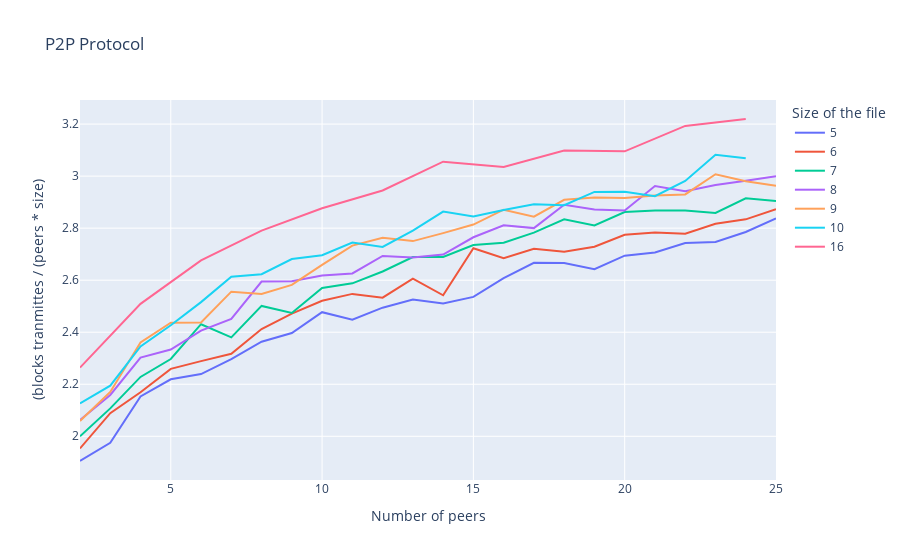

Write notebook code for a chart like this one.
### Code cell
import pandas as pd
import plotly.express as px

df = pd.read_csv('p2p.csv', delimiter=";")
df = df.query('K <= 25 and N >= 5')
fig = px.line(df, x = 'K', y = 'rate', color='N', title='P2P Protocol',
             labels = {'K': 'Number of peers',
                        'rate' : '(blocks tranmittes / (peers * size)',
                         'N': 'Size of the file'})
fig.show()

### Figure 1 — Plotly figure (JSON) as saved in the notebook; plotly's stock layout.template omitted (floating-point values rounded to 4 significant figures)
{"data": [{"hovertemplate": "Size of the file=5<br>Number of peers=%{x}<br>(blocks tranmittes / (peers * size)=%{y}<extra></extra>", "legendgroup": "5", "line": {"color": "#636efa", "dash": "solid"}, "marker": {"symbol": "circle"}, "mode": "lines", "name": "5", "orientation": "v", "showlegend": true, "type": "scatter", "x": [2, 3, 4, 5, 6, 7, 8, 9, 10, 11, 12, 13, 14, 15, 16, 17, 18, 19, 20, 21, 22, 23, 24, 25], "xaxis": "x", "y": [1.905, 1.975, 2.153, 2.219, 2.239, 2.296, 2.364, 2.397, 2.477, 2.448, 2.494, 2.526, 2.511, 2.536, 2.608, 2.667, 2.666, 2.642, 2.694, 2.707, 2.743, 2.747, 2.785, 2.837], "yaxis": "y"}, {"hovertemplate": "Size of the file=6<br>Number of peers=%{x}<br>(blocks tranmittes / (peers * size)=%{y}<extra></extra>", "legendgroup": "6", "line": {"color": "#EF553B", "dash": "solid"}, "marker": {"symbol": "circle"}, "mode": "lines", "name": "6", "orientation": "v", "showlegend": true, "type": "scatter", "x": [2, 3, 4, 5, 6, 7, 8, 9, 10, 11, 12, 13, 14, 15, 16, 17, 18, 19, 20, 21, 22, 23, 24, 25], "xaxis": "x", "y": [1.953, 2.089, 2.169, 2.259, 2.289, 2.317, 2.412, 2.471, 2.521, 2.547, 2.533, 2.606, 2.542, 2.723, 2.685, 2.721, 2.709, 2.729, 2.775, 2.783, 2.779, 2.817, 2.834, 2.873], "yaxis": "y"}, {"hovertemplate": "Size of the file=7<br>Number of peers=%{x}<br>(blocks tranmittes / (peers * size)=%{y}<extra></extra>", "legendgroup": "7", "line": {"color": "#00cc96", "dash": "solid"}, "marker": {"symbol": "circle"}, "mode": "lines", "name": "7", "orientation": "v", "showlegend": true, "type": "scatter", "x": [2, 3, 4, 5, 6, 7, 8, 9, 10, 11, 12, 13, 14, 15, 16, 17, 18, 19, 20, 21, 22, 23, 24, 25], "xaxis": "x", "y": [2, 2.107, 2.228, 2.297, 2.431, 2.38, 2.501, 2.474, 2.57, 2.588, 2.633, 2.689, 2.689, 2.735, 2.744, 2.783, 2.834, 2.81, 2.862, 2.868, 2.867, 2.858, 2.915, 2.905], "yaxis": "y"}, {"hovertemplate": "Size of the file=8<br>Number of peers=%{x}<br>(blocks tranmittes / (peers * size)=%{y}<extra></extra>", "legendgroup": "8", "line": {"color": "#ab63fa", "dash": "solid"}, "marker": {"symbol": "circle"}, "mode": "lines", "name": "8", "orientation": "v", "showlegend": true, "type": "scatter", "x": [2, 3, 4, 5, 6, 7, 8, 9, 10, 11, 12, 13, 14, 15, 16, 17, 18, 19, 20, 21, 22, 23, 24, 25], "xaxis": "x", "y": [2.063, 2.159, 2.302, 2.333, 2.406, 2.451, 2.595, 2.596, 2.618, 2.626, 2.693, 2.687, 2.699, 2.765, 2.811, 2.8, 2.89, 2.872, 2.868, 2.962, 2.942, 2.966, 2.982, 2.999], "yaxis": "y"}, {"hovertemplate": "Size of the file=9<br>Number of peers=%{x}<br>(blocks tranmittes / (peers * size)=%{y}<extra></extra>", "legendgroup": "9", "line": {"color": "#FFA15A", "dash": "solid"}, "marker": {"symbol": "circle"}, "mode": "lines", "name": "9", "orientation": "v", "showlegend": true, "type": "scatter", "x": [2, 3, 4, 5, 6, 7, 8, 9, 10, 11, 12, 13, 14, 15, 16, 17, 18, 19, 20, 21, 22, 23, 24, 25], "xaxis": "x", "y": [2.059, 2.17, 2.361, 2.437, 2.437, 2.556, 2.547, 2.582, 2.659, 2.733, 2.763, 2.75, 2.781, 2.814, 2.871, 2.844, 2.909, 2.918, 2.916, 2.925, 2.93, 3.007, 2.98, 2.963], "yaxis": "y"}, {"hovertemplate": "Size of the file=10<br>Number of peers=%{x}<br>(blocks tranmittes / (peers * size)=%{y}<extra></extra>", "legendgroup": "10", "line": {"color": "#19d3f3", "dash": "solid"}, "marker": {"symbol": "circle"}, "mode": "lines", "name": "10", "orientation": "v", "showlegend": true, "type": "scatter", "x": [2, 3, 4, 5, 6, 7, 8, 9, 10, 11, 12, 13, 14, 15, 16, 17, 18, 19, 20, 21, 22, 23, 24], "xaxis": "x", "y": [2.126, 2.195, 2.346, 2.427, 2.516, 2.614, 2.623, 2.681, 2.696, 2.745, 2.728, 2.791, 2.864, 2.845, 2.87, 2.891, 2.888, 2.939, 2.94, 2.923, 2.981, 3.082, 3.068], "yaxis": "y"}, {"hovertemplate": "Size of the file=16<br>Number of peers=%{x}<br>(blocks tranmittes / (peers * size)=%{y}<extra></extra>", "legendgroup": "16", "line": {"color": "#FF6692", "dash": "solid"}, "marker": {"symbol": "circle"}, "mode": "lines", "name": "16", "orientation": "v", "showlegend": true, "type": "scatter", "x": [2, 4, 6, 8, 10, 12, 14, 16, 18, 20, 22, 24], "xaxis": "x", "y": [2.264, 2.509, 2.676, 2.791, 2.876, 2.945, 3.056, 3.035, 3.098, 3.095, 3.193, 3.22], "yaxis": "y"}], "layout": {"autosize": true, "legend": {"title": {"text": "Size of the file"}, "tracegroupgap": 0}, "title": {"text": "P2P Protocol"}, "xaxis": {"anchor": "y", "autorange": true, "domain": [0, 1], "range": [2, 25], "title": {"text": "Number of peers"}, "type": "linear"}, "yaxis": {"anchor": "x", "autorange": true, "domain": [0, 1], "range": [1.832, 3.293], "title": {"text": "(blocks tranmittes / (peers * size)"}, "type": "linear"}}}
